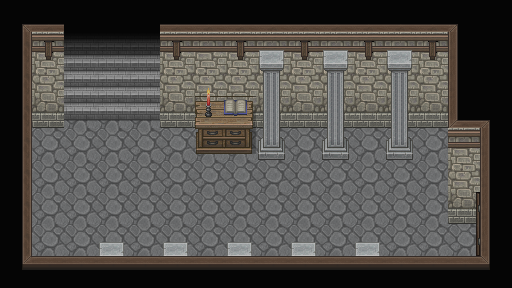

Rendered tile map (Tiled .tmx) drawn with the repository's tilesets; below, a short description and the full map source, tile grids included:
An orthogonal 16x9 tile map with 32x32 px tiles, 11 tile layers (壁周り, 床, 壁, 階段, ...), 15 tilesets.

<map version="1.10" tiledversion="1.11.2" orientation="orthogonal" renderorder="right-down" width="16" height="9" tilewidth="32" tileheight="32" infinite="0" nextlayerid="12" nextobjectid="1">
 <tileset firstgid="1" source="black.tsx" />
 <tileset firstgid="2" source="Bridge1-F.tsx" />
 <tileset firstgid="258" source="Inside-Town-A5.tsx" />
 <tileset firstgid="386" source="Inside-CastleTown-C.tsx" />
 <tileset firstgid="642" source="Inside-Town-A2-1.tsx" />
 <tileset firstgid="648" source="Inside-Town-A2.tsx" />
 <tileset firstgid="840" source="Inside-Town-A2-2.tsx" />
 <tileset firstgid="844" source="Cave1-MineC-1.tsx" />
 <tileset firstgid="852" source="Cave1-MineC.tsx" />
 <tileset firstgid="1108" source="ModernI-A501.tsx" />
 <tileset firstgid="1236" source="Door.tsx" />
 <tileset firstgid="1248" source="BlackMagic02-1.tsx" />
 <tileset firstgid="1260" source="save.tsx" />
 <tileset firstgid="1278" source="Inside-Town-D-2.tsx" />
 <tileset firstgid="1286" source="EuropeanI-B01.tsx" />
 <layer id="1" name="壁周り" width="16" height="9" locked="1">
  <data encoding="csv">
1,1,1,1,1,1,1,1,1,1,1,1,1,1,1,1,
1,0,0,0,0,0,0,0,0,0,0,0,0,0,1,1,
1,0,0,0,0,0,0,0,0,0,0,0,0,0,1,1,
1,0,0,0,0,0,0,0,0,0,0,0,0,0,1,1,
1,0,0,0,0,0,0,0,0,0,0,0,0,0,0,1,
1,0,0,0,0,0,0,0,0,0,0,0,0,0,0,1,
1,0,0,0,0,0,0,0,0,0,0,0,0,0,0,1,
1,0,0,0,0,0,0,0,0,0,0,0,0,0,0,1,
1,1,1,1,1,1,1,1,1,1,1,1,1,1,1,1
</data>
 </layer>
 <layer id="2" name="床" width="16" height="9" locked="1">
  <data encoding="csv">
0,0,0,0,0,0,0,0,0,0,0,0,0,0,0,0,
0,0,0,0,0,0,0,0,0,0,0,0,0,0,0,0,
0,0,0,0,0,0,0,0,0,0,0,0,0,0,0,0,
0,0,260,260,260,0,0,0,0,0,0,0,0,0,0,0,
0,260,260,260,260,260,260,260,260,260,260,260,260,260,0,0,
0,260,260,260,260,260,260,260,260,260,260,260,260,260,0,0,
0,260,260,260,260,260,260,260,260,260,260,260,260,260,0,0,
0,260,260,260,260,260,260,260,260,260,260,260,260,260,260,0,
0,0,0,0,0,0,0,0,0,0,0,0,0,0,0,0
</data>
 </layer>
 <layer id="3" name="壁" width="16" height="9" locked="1">
  <data encoding="csv">
332,355,0,0,0,355,355,355,355,355,355,355,355,355,331,0,
348,66,0,0,0,66,66,66,66,66,66,66,66,66,346,0,
348,82,0,0,0,82,82,82,82,82,82,82,82,82,346,0,
348,114,0,0,0,114,114,114,114,114,114,114,114,114,354,331,
348,0,0,0,0,0,0,0,0,0,0,0,0,0,66,346,
348,0,0,0,0,0,0,0,0,0,0,0,0,0,82,346,
348,0,0,0,0,0,0,0,0,0,0,0,0,0,114,346,
348,0,0,0,0,0,0,0,0,0,0,0,0,0,0,346,
324,339,339,339,339,339,339,339,339,339,339,339,339,339,339,323
</data>
 </layer>
 <layer id="4" name="階段" width="16" height="9" locked="1">
  <data encoding="csv">
0,0,0,0,0,0,0,0,0,0,0,0,0,0,0,0,
0,0,163,163,163,0,0,0,0,0,0,0,0,0,0,0,
0,0,163,163,163,0,0,0,0,0,0,0,0,0,0,0,
0,0,179,179,179,0,0,0,0,0,0,0,0,0,0,0,
0,0,0,0,0,0,0,0,0,0,0,0,0,0,0,0,
0,0,0,0,0,0,0,0,0,0,0,0,0,0,0,0,
0,0,0,0,0,0,0,0,0,0,0,0,0,0,0,0,
0,0,0,0,0,0,0,0,0,0,0,0,0,0,0,0,
0,0,0,0,0,0,0,0,0,0,0,0,0,0,0,0
</data>
 </layer>
 <layer id="6" name="オブジェクト" width="16" height="9" locked="1">
  <data encoding="csv">
0,0,0,0,0,0,0,0,0,0,0,0,0,0,0,0,
0,849,0,0,0,849,850,849,850,849,850,849,850,849,0,0,
0,0,0,0,0,0,0,0,0,0,0,0,0,0,0,0,
0,0,0,0,0,0,0,0,0,0,0,0,0,0,0,0,
0,0,0,0,0,0,0,0,0,0,0,0,0,0,850,0,
0,0,0,0,0,0,0,0,0,0,0,0,0,0,0,0,
0,0,0,0,0,0,0,0,0,0,0,0,0,0,0,0,
0,0,0,0,0,0,0,0,0,0,0,0,0,0,0,0,
0,0,0,0,0,0,0,0,0,0,0,0,0,0,0,0
</data>
 </layer>
 <layer id="9" name="コライダーオブジェ" width="16" height="9" locked="1">
  <data encoding="csv">
0,0,0,0,0,0,0,0,0,0,0,0,0,0,0,0,
0,0,0,0,0,0,0,0,0,0,0,0,0,0,0,0,
0,0,0,0,0,0,0,0,0,0,0,0,0,0,0,0,
0,0,0,0,0,0,1010,1011,0,0,0,0,0,0,0,0,
0,0,0,0,0,0,1026,1027,0,0,0,0,0,0,0,0,
0,0,0,0,0,0,0,0,0,0,0,0,0,0,0,0,
0,0,0,0,0,0,0,0,0,0,0,0,0,0,0,0,
0,0,0,0,0,0,0,0,0,0,0,0,0,0,0,0,
0,0,0,0,0,0,0,0,0,0,0,0,0,0,0,0
</data>
 </layer>
 <layer id="7" name="ドア" width="16" height="9" locked="1">
  <data encoding="csv">
0,0,0,0,0,0,0,0,0,0,0,0,0,0,0,0,
0,0,0,0,0,0,0,0,0,0,0,0,0,0,0,0,
0,0,0,0,0,0,0,0,0,0,0,0,0,0,0,0,
0,0,0,0,0,0,0,0,0,0,0,0,0,0,0,0,
0,0,0,0,0,0,0,0,0,0,0,0,0,0,0,0,
0,0,0,0,0,0,0,0,0,0,0,0,0,0,0,0,
0,0,0,0,0,0,0,0,0,0,0,0,0,0,1237,0,
0,0,0,0,0,0,0,0,0,0,0,0,0,0,1240,0,
0,0,0,0,0,0,0,0,0,0,0,0,0,0,0,0
</data>
 </layer>
 <layer id="10" name="柱" width="16" height="9" locked="1">
  <data encoding="csv">
0,0,0,0,0,0,0,0,0,0,0,0,0,0,0,0,
0,0,0,0,0,0,0,0,1279,0,1279,0,1279,0,0,0,
0,0,0,0,0,0,0,0,1281,0,1281,0,1281,0,0,0,
0,0,0,0,0,0,0,0,1283,0,1283,0,1283,0,0,0,
0,0,0,0,0,0,0,0,1285,0,1285,0,1285,0,0,0,
0,0,0,0,0,0,0,0,0,0,0,0,0,0,0,0,
0,0,0,0,0,0,0,0,0,0,0,0,0,0,0,0,
0,0,0,1279,0,1279,0,1279,0,1279,0,1279,0,0,0,0,
0,0,0,0,0,0,0,0,0,0,0,0,0,0,0,0
</data>
 </layer>
 <layer id="8" name="セーブ" width="16" height="9" locked="1">
  <data encoding="csv">
0,0,0,0,0,0,0,0,0,0,0,0,0,0,0,0,
0,0,0,0,0,0,0,0,0,0,0,0,0,0,0,0,
0,0,0,0,0,0,1255,0,0,0,0,0,0,0,0,0,
0,0,0,0,0,0,1258,1273,0,0,0,0,0,0,0,0,
0,0,0,0,0,0,0,0,0,0,0,0,0,0,0,0,
0,0,0,0,0,0,0,0,0,0,0,0,0,0,0,0,
0,0,0,0,0,0,0,0,0,0,0,0,0,0,0,0,
0,0,0,0,0,0,0,0,0,0,0,0,0,0,0,0,
0,0,0,0,0,0,0,0,0,0,0,0,0,0,0,0
</data>
 </layer>
 <layer id="11" name="影2" width="16" height="9" locked="1">
  <data encoding="csv">
0,0,0,0,0,0,0,0,0,0,0,0,0,0,0,0,
0,0,3221226761,3221226761,3221226761,0,0,0,0,0,0,0,0,0,0,0,
0,0,0,0,0,0,0,0,0,0,0,0,0,0,0,0,
0,0,0,0,0,0,0,0,0,0,0,0,0,0,0,0,
0,0,0,0,0,0,0,0,0,0,0,0,0,0,0,0,
0,0,0,0,0,0,0,0,0,0,0,0,0,0,0,0,
0,0,0,0,0,0,0,0,0,0,0,0,0,0,0,0,
0,0,0,0,0,0,0,0,0,0,0,0,0,0,0,0,
0,0,0,0,0,0,0,0,0,0,0,0,0,0,0,0
</data>
 </layer>
 <layer id="5" name="影" width="16" height="9" locked="1" opacity="0.23">
  <data encoding="csv">
1224,1224,1224,1224,1224,1224,1224,1224,1224,1224,1224,1224,1224,1224,1224,1224,
1224,1224,1224,1224,1224,1224,1224,1224,1224,1224,1224,1224,1224,1224,1224,1224,
1224,1224,1224,1224,1224,1224,1224,1224,1224,1224,1224,1224,1224,1224,1224,1224,
1224,1224,1224,1224,1224,1224,1224,1224,1224,1224,1224,1224,1224,1224,1224,1224,
1224,1224,1224,1224,1224,1224,1224,1224,1224,1224,1224,1224,1224,1224,1224,1224,
1224,1224,1224,1224,1224,1224,1224,1224,1224,1224,1224,1224,1224,1224,1224,1224,
1224,1224,1224,1224,1224,1224,1224,1224,1224,1224,1224,1224,1224,1224,1224,1224,
1224,1224,1224,1224,1224,1224,1224,1224,1224,1224,1224,1224,1224,1224,1224,1224,
1224,1224,1224,1224,1224,1224,1224,1224,1224,1224,1224,1224,1224,1224,1224,1224
</data>
 </layer>
</map>
